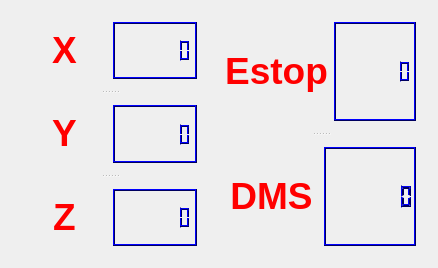
<?xml version="1.0" encoding="UTF-8"?>
<ui version="4.0">
 <class>Dialog</class>
 <widget class="QDialog" name="Dialog">
  <property name="geometry">
   <rect>
    <x>0</x>
    <y>0</y>
    <width>438</width>
    <height>268</height>
   </rect>
  </property>
  <property name="windowTitle">
   <string>Dialog</string>
  </property>
  <layout class="QHBoxLayout" name="horizontalLayout">
   <item>
    <widget class="QSplitter" name="splitter">
     <property name="orientation">
      <enum>Qt::Vertical</enum>
     </property>
     <widget class="QWidget" name="layoutWidget">
      <layout class="QHBoxLayout" name="horizontalLayout_9">
       <item>
        <widget class="QLabel" name="axis_label">
         <property name="text">
          <string>&lt;html&gt;&lt;head/&gt;&lt;body&gt;&lt;p align=&quot;center&quot;&gt;&lt;span style=&quot; font-size:28pt; font-weight:600; color:#ff0000;&quot;&gt;X&lt;/span&gt;&lt;/p&gt;&lt;/body&gt;&lt;/html&gt;</string>
         </property>
        </widget>
       </item>
       <item>
        <widget class="QLCDNumber" name="axis_lcdNumber">
         <property name="palette">
          <palette>
           <active>
            <colorrole role="WindowText">
             <brush brushstyle="SolidPattern">
              <color alpha="255">
               <red>0</red>
               <green>0</green>
               <blue>94</blue>
              </color>
             </brush>
            </colorrole>
            <colorrole role="Light">
             <brush brushstyle="SolidPattern">
              <color alpha="255">
               <red>0</red>
               <green>0</green>
               <blue>255</blue>
              </color>
             </brush>
            </colorrole>
            <colorrole role="Dark">
             <brush brushstyle="SolidPattern">
              <color alpha="255">
               <red>0</red>
               <green>0</green>
               <blue>94</blue>
              </color>
             </brush>
            </colorrole>
            <colorrole role="Text">
             <brush brushstyle="SolidPattern">
              <color alpha="255">
               <red>60</red>
               <green>60</green>
               <blue>60</blue>
              </color>
             </brush>
            </colorrole>
            <colorrole role="ButtonText">
             <brush brushstyle="SolidPattern">
              <color alpha="255">
               <red>76</red>
               <green>76</green>
               <blue>76</blue>
              </color>
             </brush>
            </colorrole>
            <colorrole role="PlaceholderText">
             <brush brushstyle="NoBrush">
              <color alpha="128">
               <red>60</red>
               <green>60</green>
               <blue>60</blue>
              </color>
             </brush>
            </colorrole>
           </active>
           <inactive>
            <colorrole role="WindowText">
             <brush brushstyle="SolidPattern">
              <color alpha="255">
               <red>0</red>
               <green>0</green>
               <blue>94</blue>
              </color>
             </brush>
            </colorrole>
            <colorrole role="Light">
             <brush brushstyle="SolidPattern">
              <color alpha="255">
               <red>0</red>
               <green>0</green>
               <blue>255</blue>
              </color>
             </brush>
            </colorrole>
            <colorrole role="Dark">
             <brush brushstyle="SolidPattern">
              <color alpha="255">
               <red>0</red>
               <green>0</green>
               <blue>94</blue>
              </color>
             </brush>
            </colorrole>
            <colorrole role="Text">
             <brush brushstyle="SolidPattern">
              <color alpha="255">
               <red>60</red>
               <green>60</green>
               <blue>60</blue>
              </color>
             </brush>
            </colorrole>
            <colorrole role="ButtonText">
             <brush brushstyle="SolidPattern">
              <color alpha="255">
               <red>76</red>
               <green>76</green>
               <blue>76</blue>
              </color>
             </brush>
            </colorrole>
            <colorrole role="PlaceholderText">
             <brush brushstyle="NoBrush">
              <color alpha="128">
               <red>60</red>
               <green>60</green>
               <blue>60</blue>
              </color>
             </brush>
            </colorrole>
           </inactive>
           <disabled>
            <colorrole role="WindowText">
             <brush brushstyle="SolidPattern">
              <color alpha="255">
               <red>0</red>
               <green>0</green>
               <blue>94</blue>
              </color>
             </brush>
            </colorrole>
            <colorrole role="Light">
             <brush brushstyle="SolidPattern">
              <color alpha="255">
               <red>0</red>
               <green>0</green>
               <blue>255</blue>
              </color>
             </brush>
            </colorrole>
            <colorrole role="Dark">
             <brush brushstyle="SolidPattern">
              <color alpha="255">
               <red>0</red>
               <green>0</green>
               <blue>94</blue>
              </color>
             </brush>
            </colorrole>
            <colorrole role="Text">
             <brush brushstyle="SolidPattern">
              <color alpha="255">
               <red>0</red>
               <green>0</green>
               <blue>94</blue>
              </color>
             </brush>
            </colorrole>
            <colorrole role="ButtonText">
             <brush brushstyle="SolidPattern">
              <color alpha="255">
               <red>0</red>
               <green>0</green>
               <blue>94</blue>
              </color>
             </brush>
            </colorrole>
            <colorrole role="PlaceholderText">
             <brush brushstyle="NoBrush">
              <color alpha="128">
               <red>60</red>
               <green>60</green>
               <blue>60</blue>
              </color>
             </brush>
            </colorrole>
           </disabled>
          </palette>
         </property>
         <property name="digitCount">
          <number>7</number>
         </property>
        </widget>
       </item>
      </layout>
     </widget>
     <widget class="QWidget" name="layoutWidget_2">
      <layout class="QHBoxLayout" name="horizontalLayout_10">
       <item>
        <widget class="QLabel" name="axis_label_2">
         <property name="text">
          <string>&lt;html&gt;&lt;head/&gt;&lt;body&gt;&lt;p align=&quot;center&quot;&gt;&lt;span style=&quot; font-size:28pt; font-weight:600; color:#ff0000;&quot;&gt;Y&lt;/span&gt;&lt;/p&gt;&lt;/body&gt;&lt;/html&gt;</string>
         </property>
        </widget>
       </item>
       <item>
        <widget class="QLCDNumber" name="axis_lcdNumber_2">
         <property name="palette">
          <palette>
           <active>
            <colorrole role="WindowText">
             <brush brushstyle="SolidPattern">
              <color alpha="255">
               <red>0</red>
               <green>0</green>
               <blue>94</blue>
              </color>
             </brush>
            </colorrole>
            <colorrole role="Light">
             <brush brushstyle="SolidPattern">
              <color alpha="255">
               <red>0</red>
               <green>0</green>
               <blue>255</blue>
              </color>
             </brush>
            </colorrole>
            <colorrole role="Dark">
             <brush brushstyle="SolidPattern">
              <color alpha="255">
               <red>0</red>
               <green>0</green>
               <blue>94</blue>
              </color>
             </brush>
            </colorrole>
            <colorrole role="Text">
             <brush brushstyle="SolidPattern">
              <color alpha="255">
               <red>60</red>
               <green>60</green>
               <blue>60</blue>
              </color>
             </brush>
            </colorrole>
            <colorrole role="ButtonText">
             <brush brushstyle="SolidPattern">
              <color alpha="255">
               <red>76</red>
               <green>76</green>
               <blue>76</blue>
              </color>
             </brush>
            </colorrole>
            <colorrole role="PlaceholderText">
             <brush brushstyle="NoBrush">
              <color alpha="128">
               <red>60</red>
               <green>60</green>
               <blue>60</blue>
              </color>
             </brush>
            </colorrole>
           </active>
           <inactive>
            <colorrole role="WindowText">
             <brush brushstyle="SolidPattern">
              <color alpha="255">
               <red>0</red>
               <green>0</green>
               <blue>94</blue>
              </color>
             </brush>
            </colorrole>
            <colorrole role="Light">
             <brush brushstyle="SolidPattern">
              <color alpha="255">
               <red>0</red>
               <green>0</green>
               <blue>255</blue>
              </color>
             </brush>
            </colorrole>
            <colorrole role="Dark">
             <brush brushstyle="SolidPattern">
              <color alpha="255">
               <red>0</red>
               <green>0</green>
               <blue>94</blue>
              </color>
             </brush>
            </colorrole>
            <colorrole role="Text">
             <brush brushstyle="SolidPattern">
              <color alpha="255">
               <red>60</red>
               <green>60</green>
               <blue>60</blue>
              </color>
             </brush>
            </colorrole>
            <colorrole role="ButtonText">
             <brush brushstyle="SolidPattern">
              <color alpha="255">
               <red>76</red>
               <green>76</green>
               <blue>76</blue>
              </color>
             </brush>
            </colorrole>
            <colorrole role="PlaceholderText">
             <brush brushstyle="NoBrush">
              <color alpha="128">
               <red>60</red>
               <green>60</green>
               <blue>60</blue>
              </color>
             </brush>
            </colorrole>
           </inactive>
           <disabled>
            <colorrole role="WindowText">
             <brush brushstyle="SolidPattern">
              <color alpha="255">
               <red>0</red>
               <green>0</green>
               <blue>94</blue>
              </color>
             </brush>
            </colorrole>
            <colorrole role="Light">
             <brush brushstyle="SolidPattern">
              <color alpha="255">
               <red>0</red>
               <green>0</green>
               <blue>255</blue>
              </color>
             </brush>
            </colorrole>
            <colorrole role="Dark">
             <brush brushstyle="SolidPattern">
              <color alpha="255">
               <red>0</red>
               <green>0</green>
               <blue>94</blue>
              </color>
             </brush>
            </colorrole>
            <colorrole role="Text">
             <brush brushstyle="SolidPattern">
              <color alpha="255">
               <red>0</red>
               <green>0</green>
               <blue>94</blue>
              </color>
             </brush>
            </colorrole>
            <colorrole role="ButtonText">
             <brush brushstyle="SolidPattern">
              <color alpha="255">
               <red>0</red>
               <green>0</green>
               <blue>94</blue>
              </color>
             </brush>
            </colorrole>
            <colorrole role="PlaceholderText">
             <brush brushstyle="NoBrush">
              <color alpha="128">
               <red>60</red>
               <green>60</green>
               <blue>60</blue>
              </color>
             </brush>
            </colorrole>
           </disabled>
          </palette>
         </property>
         <property name="digitCount">
          <number>7</number>
         </property>
        </widget>
       </item>
      </layout>
     </widget>
     <widget class="QWidget" name="layoutWidget_3">
      <layout class="QHBoxLayout" name="horizontalLayout_11">
       <item>
        <widget class="QLabel" name="axis_label_3">
         <property name="text">
          <string>&lt;html&gt;&lt;head/&gt;&lt;body&gt;&lt;p align=&quot;center&quot;&gt;&lt;span style=&quot; font-size:28pt; font-weight:600; color:#ff0000;&quot;&gt;Z&lt;/span&gt;&lt;/p&gt;&lt;/body&gt;&lt;/html&gt;</string>
         </property>
        </widget>
       </item>
       <item>
        <widget class="QLCDNumber" name="axis_lcdNumber_3">
         <property name="palette">
          <palette>
           <active>
            <colorrole role="WindowText">
             <brush brushstyle="SolidPattern">
              <color alpha="255">
               <red>0</red>
               <green>0</green>
               <blue>94</blue>
              </color>
             </brush>
            </colorrole>
            <colorrole role="Light">
             <brush brushstyle="SolidPattern">
              <color alpha="255">
               <red>0</red>
               <green>0</green>
               <blue>255</blue>
              </color>
             </brush>
            </colorrole>
            <colorrole role="Dark">
             <brush brushstyle="SolidPattern">
              <color alpha="255">
               <red>0</red>
               <green>0</green>
               <blue>94</blue>
              </color>
             </brush>
            </colorrole>
            <colorrole role="Text">
             <brush brushstyle="SolidPattern">
              <color alpha="255">
               <red>60</red>
               <green>60</green>
               <blue>60</blue>
              </color>
             </brush>
            </colorrole>
            <colorrole role="ButtonText">
             <brush brushstyle="SolidPattern">
              <color alpha="255">
               <red>76</red>
               <green>76</green>
               <blue>76</blue>
              </color>
             </brush>
            </colorrole>
            <colorrole role="PlaceholderText">
             <brush brushstyle="NoBrush">
              <color alpha="128">
               <red>60</red>
               <green>60</green>
               <blue>60</blue>
              </color>
             </brush>
            </colorrole>
           </active>
           <inactive>
            <colorrole role="WindowText">
             <brush brushstyle="SolidPattern">
              <color alpha="255">
               <red>0</red>
               <green>0</green>
               <blue>94</blue>
              </color>
             </brush>
            </colorrole>
            <colorrole role="Light">
             <brush brushstyle="SolidPattern">
              <color alpha="255">
               <red>0</red>
               <green>0</green>
               <blue>255</blue>
              </color>
             </brush>
            </colorrole>
            <colorrole role="Dark">
             <brush brushstyle="SolidPattern">
              <color alpha="255">
               <red>0</red>
               <green>0</green>
               <blue>94</blue>
              </color>
             </brush>
            </colorrole>
            <colorrole role="Text">
             <brush brushstyle="SolidPattern">
              <color alpha="255">
               <red>60</red>
               <green>60</green>
               <blue>60</blue>
              </color>
             </brush>
            </colorrole>
            <colorrole role="ButtonText">
             <brush brushstyle="SolidPattern">
              <color alpha="255">
               <red>76</red>
               <green>76</green>
               <blue>76</blue>
              </color>
             </brush>
            </colorrole>
            <colorrole role="PlaceholderText">
             <brush brushstyle="NoBrush">
              <color alpha="128">
               <red>60</red>
               <green>60</green>
               <blue>60</blue>
              </color>
             </brush>
            </colorrole>
           </inactive>
           <disabled>
            <colorrole role="WindowText">
             <brush brushstyle="SolidPattern">
              <color alpha="255">
               <red>0</red>
               <green>0</green>
               <blue>94</blue>
              </color>
             </brush>
            </colorrole>
            <colorrole role="Light">
             <brush brushstyle="SolidPattern">
              <color alpha="255">
               <red>0</red>
               <green>0</green>
               <blue>255</blue>
              </color>
             </brush>
            </colorrole>
            <colorrole role="Dark">
             <brush brushstyle="SolidPattern">
              <color alpha="255">
               <red>0</red>
               <green>0</green>
               <blue>94</blue>
              </color>
             </brush>
            </colorrole>
            <colorrole role="Text">
             <brush brushstyle="SolidPattern">
              <color alpha="255">
               <red>0</red>
               <green>0</green>
               <blue>94</blue>
              </color>
             </brush>
            </colorrole>
            <colorrole role="ButtonText">
             <brush brushstyle="SolidPattern">
              <color alpha="255">
               <red>0</red>
               <green>0</green>
               <blue>94</blue>
              </color>
             </brush>
            </colorrole>
            <colorrole role="PlaceholderText">
             <brush brushstyle="NoBrush">
              <color alpha="128">
               <red>60</red>
               <green>60</green>
               <blue>60</blue>
              </color>
             </brush>
            </colorrole>
           </disabled>
          </palette>
         </property>
         <property name="digitCount">
          <number>7</number>
         </property>
        </widget>
       </item>
      </layout>
     </widget>
    </widget>
   </item>
   <item>
    <widget class="QSplitter" name="splitter_2">
     <property name="orientation">
      <enum>Qt::Vertical</enum>
     </property>
     <widget class="QWidget" name="layoutWidget_6">
      <layout class="QHBoxLayout" name="horizontalLayout_14">
       <item>
        <widget class="QLabel" name="axis_label_7">
         <property name="text">
          <string>&lt;html&gt;&lt;head/&gt;&lt;body&gt;&lt;p align=&quot;center&quot;&gt;&lt;span style=&quot; font-size:28pt; font-weight:600; color:#ff0000;&quot;&gt;Estop&lt;/span&gt;&lt;/p&gt;&lt;/body&gt;&lt;/html&gt;</string>
         </property>
        </widget>
       </item>
       <item>
        <widget class="QLCDNumber" name="axis_lcdNumber_7">
         <property name="palette">
          <palette>
           <active>
            <colorrole role="WindowText">
             <brush brushstyle="SolidPattern">
              <color alpha="255">
               <red>0</red>
               <green>0</green>
               <blue>94</blue>
              </color>
             </brush>
            </colorrole>
            <colorrole role="Light">
             <brush brushstyle="SolidPattern">
              <color alpha="255">
               <red>0</red>
               <green>0</green>
               <blue>255</blue>
              </color>
             </brush>
            </colorrole>
            <colorrole role="Dark">
             <brush brushstyle="SolidPattern">
              <color alpha="255">
               <red>0</red>
               <green>0</green>
               <blue>94</blue>
              </color>
             </brush>
            </colorrole>
            <colorrole role="Text">
             <brush brushstyle="SolidPattern">
              <color alpha="255">
               <red>60</red>
               <green>60</green>
               <blue>60</blue>
              </color>
             </brush>
            </colorrole>
            <colorrole role="ButtonText">
             <brush brushstyle="SolidPattern">
              <color alpha="255">
               <red>76</red>
               <green>76</green>
               <blue>76</blue>
              </color>
             </brush>
            </colorrole>
            <colorrole role="PlaceholderText">
             <brush brushstyle="NoBrush">
              <color alpha="128">
               <red>60</red>
               <green>60</green>
               <blue>60</blue>
              </color>
             </brush>
            </colorrole>
           </active>
           <inactive>
            <colorrole role="WindowText">
             <brush brushstyle="SolidPattern">
              <color alpha="255">
               <red>0</red>
               <green>0</green>
               <blue>94</blue>
              </color>
             </brush>
            </colorrole>
            <colorrole role="Light">
             <brush brushstyle="SolidPattern">
              <color alpha="255">
               <red>0</red>
               <green>0</green>
               <blue>255</blue>
              </color>
             </brush>
            </colorrole>
            <colorrole role="Dark">
             <brush brushstyle="SolidPattern">
              <color alpha="255">
               <red>0</red>
               <green>0</green>
               <blue>94</blue>
              </color>
             </brush>
            </colorrole>
            <colorrole role="Text">
             <brush brushstyle="SolidPattern">
              <color alpha="255">
               <red>60</red>
               <green>60</green>
               <blue>60</blue>
              </color>
             </brush>
            </colorrole>
            <colorrole role="ButtonText">
             <brush brushstyle="SolidPattern">
              <color alpha="255">
               <red>76</red>
               <green>76</green>
               <blue>76</blue>
              </color>
             </brush>
            </colorrole>
            <colorrole role="PlaceholderText">
             <brush brushstyle="NoBrush">
              <color alpha="128">
               <red>60</red>
               <green>60</green>
               <blue>60</blue>
              </color>
             </brush>
            </colorrole>
           </inactive>
           <disabled>
            <colorrole role="WindowText">
             <brush brushstyle="SolidPattern">
              <color alpha="255">
               <red>0</red>
               <green>0</green>
               <blue>94</blue>
              </color>
             </brush>
            </colorrole>
            <colorrole role="Light">
             <brush brushstyle="SolidPattern">
              <color alpha="255">
               <red>0</red>
               <green>0</green>
               <blue>255</blue>
              </color>
             </brush>
            </colorrole>
            <colorrole role="Dark">
             <brush brushstyle="SolidPattern">
              <color alpha="255">
               <red>0</red>
               <green>0</green>
               <blue>94</blue>
              </color>
             </brush>
            </colorrole>
            <colorrole role="Text">
             <brush brushstyle="SolidPattern">
              <color alpha="255">
               <red>0</red>
               <green>0</green>
               <blue>94</blue>
              </color>
             </brush>
            </colorrole>
            <colorrole role="ButtonText">
             <brush brushstyle="SolidPattern">
              <color alpha="255">
               <red>0</red>
               <green>0</green>
               <blue>94</blue>
              </color>
             </brush>
            </colorrole>
            <colorrole role="PlaceholderText">
             <brush brushstyle="NoBrush">
              <color alpha="128">
               <red>60</red>
               <green>60</green>
               <blue>60</blue>
              </color>
             </brush>
            </colorrole>
           </disabled>
          </palette>
         </property>
         <property name="digitCount">
          <number>7</number>
         </property>
        </widget>
       </item>
      </layout>
     </widget>
     <widget class="QWidget" name="layoutWidget_7">
      <layout class="QHBoxLayout" name="horizontalLayout_15">
       <item>
        <widget class="QLabel" name="axis_label_8">
         <property name="text">
          <string>&lt;html&gt;&lt;head/&gt;&lt;body&gt;&lt;p align=&quot;center&quot;&gt;&lt;span style=&quot; font-size:28pt; font-weight:600; color:#ff0000;&quot;&gt;DMS&lt;/span&gt;&lt;/p&gt;&lt;/body&gt;&lt;/html&gt;</string>
         </property>
        </widget>
       </item>
       <item>
        <widget class="QLCDNumber" name="axis_lcdNumber_8">
         <property name="palette">
          <palette>
           <active>
            <colorrole role="WindowText">
             <brush brushstyle="SolidPattern">
              <color alpha="255">
               <red>0</red>
               <green>0</green>
               <blue>94</blue>
              </color>
             </brush>
            </colorrole>
            <colorrole role="Light">
             <brush brushstyle="SolidPattern">
              <color alpha="255">
               <red>0</red>
               <green>0</green>
               <blue>255</blue>
              </color>
             </brush>
            </colorrole>
            <colorrole role="Dark">
             <brush brushstyle="SolidPattern">
              <color alpha="255">
               <red>0</red>
               <green>0</green>
               <blue>94</blue>
              </color>
             </brush>
            </colorrole>
            <colorrole role="Text">
             <brush brushstyle="SolidPattern">
              <color alpha="255">
               <red>60</red>
               <green>60</green>
               <blue>60</blue>
              </color>
             </brush>
            </colorrole>
            <colorrole role="ButtonText">
             <brush brushstyle="SolidPattern">
              <color alpha="255">
               <red>76</red>
               <green>76</green>
               <blue>76</blue>
              </color>
             </brush>
            </colorrole>
            <colorrole role="PlaceholderText">
             <brush brushstyle="NoBrush">
              <color alpha="128">
               <red>60</red>
               <green>60</green>
               <blue>60</blue>
              </color>
             </brush>
            </colorrole>
           </active>
           <inactive>
            <colorrole role="WindowText">
             <brush brushstyle="SolidPattern">
              <color alpha="255">
               <red>0</red>
               <green>0</green>
               <blue>94</blue>
              </color>
             </brush>
            </colorrole>
            <colorrole role="Light">
             <brush brushstyle="SolidPattern">
              <color alpha="255">
               <red>0</red>
               <green>0</green>
               <blue>255</blue>
              </color>
             </brush>
            </colorrole>
            <colorrole role="Dark">
             <brush brushstyle="SolidPattern">
              <color alpha="255">
               <red>0</red>
               <green>0</green>
               <blue>94</blue>
              </color>
             </brush>
            </colorrole>
            <colorrole role="Text">
             <brush brushstyle="SolidPattern">
              <color alpha="255">
               <red>60</red>
               <green>60</green>
               <blue>60</blue>
              </color>
             </brush>
            </colorrole>
            <colorrole role="ButtonText">
             <brush brushstyle="SolidPattern">
              <color alpha="255">
               <red>76</red>
               <green>76</green>
               <blue>76</blue>
              </color>
             </brush>
            </colorrole>
            <colorrole role="PlaceholderText">
             <brush brushstyle="NoBrush">
              <color alpha="128">
               <red>60</red>
               <green>60</green>
               <blue>60</blue>
              </color>
             </brush>
            </colorrole>
           </inactive>
           <disabled>
            <colorrole role="WindowText">
             <brush brushstyle="SolidPattern">
              <color alpha="255">
               <red>0</red>
               <green>0</green>
               <blue>94</blue>
              </color>
             </brush>
            </colorrole>
            <colorrole role="Light">
             <brush brushstyle="SolidPattern">
              <color alpha="255">
               <red>0</red>
               <green>0</green>
               <blue>255</blue>
              </color>
             </brush>
            </colorrole>
            <colorrole role="Dark">
             <brush brushstyle="SolidPattern">
              <color alpha="255">
               <red>0</red>
               <green>0</green>
               <blue>94</blue>
              </color>
             </brush>
            </colorrole>
            <colorrole role="Text">
             <brush brushstyle="SolidPattern">
              <color alpha="255">
               <red>0</red>
               <green>0</green>
               <blue>94</blue>
              </color>
             </brush>
            </colorrole>
            <colorrole role="ButtonText">
             <brush brushstyle="SolidPattern">
              <color alpha="255">
               <red>0</red>
               <green>0</green>
               <blue>94</blue>
              </color>
             </brush>
            </colorrole>
            <colorrole role="PlaceholderText">
             <brush brushstyle="NoBrush">
              <color alpha="128">
               <red>60</red>
               <green>60</green>
               <blue>60</blue>
              </color>
             </brush>
            </colorrole>
           </disabled>
          </palette>
         </property>
         <property name="digitCount">
          <number>7</number>
         </property>
        </widget>
       </item>
      </layout>
     </widget>
    </widget>
   </item>
  </layout>
 </widget>
 <layoutdefault spacing="6" margin="11"/>
 <resources/>
 <connections/>
</ui>
